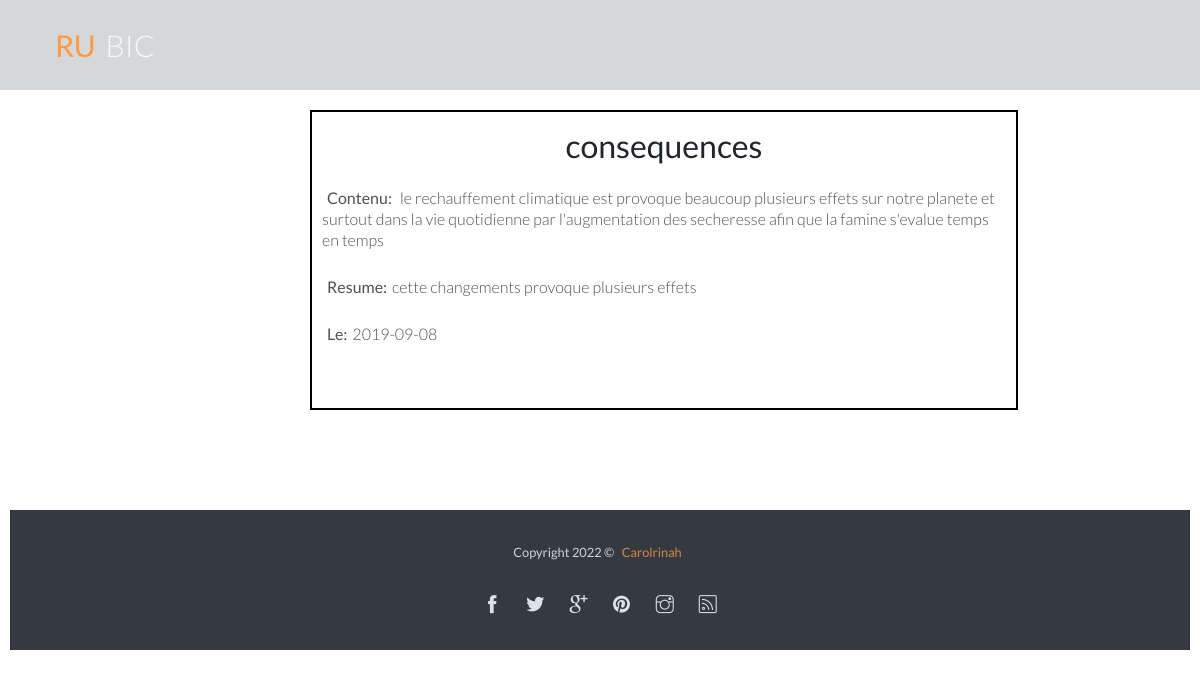
/detail.php?idContenu=3, run on the app's committed database.
### tables this page shows
create table Contenu(
	idContenu int not null AUTO_INCREMENT,
	Contenu varchar(200),
	resume varchar(200),
	dateContenu date,
	titre varchar(200),
	url varchar(100),
	primary key(idContenu)
);

### connexion.php (called while the page is built)
<?php
function connecter(){
	$connection = mysqli_connect("mysql-informer.alwaysdata.net", "informer_base", "bemazavasalohy0809", "informer_basevavao");
	return $connection;
}
?>

### detail.php (the view, shortened to what this page needs)
<?php
  $idContenu=$_GET['idContenu'];
  include "connexion.php";
  $sql='SELECT * from contenu where idContenu='.$idContenu;
  $sql=sprintf($sql);
  $resultat=mysqli_query(connecter(),$sql);
 ?>
<!DOCTYPE html>
<html lang="en">
<head>
    <link rel="stylesheet" href="assets/vendors/themify-icons/css/themify-icons.css">
	<link rel="stylesheet" href="assets/css/rubic.css">
</head>
<body data-spy="scroll" data-target=".navbar" data-offset="40" id="home">
    <nav id="scrollspy" class="navbar page-navbar navbar-dark navbar-expand-md fixed-top" data-spy="affix" data-offset-top="20">
        <div class="container">
            <a class="navbar-brand" href="#"><strong class="text-primary">RU</strong><span class="text-light">BIC</span></a>
        </div>
    </nav>
    <section class="section">
        <div class="container1">
         <?php
    while ($contenu=mysqli_fetch_assoc($resultat)) {?>
      <center>
      <h2><?php echo $contenu['titre']?></h2>
       </center>
      <p><b>Contenu:</b><?php echo $contenu['Contenu'] ?></p>
      <p><b>Resume:</b><?php echo $contenu['resume'] ?></p>
      <p><b>Le:</b><?php echo $contenu['dateContenu']?></p>
      <?php }
  ?>
            </div>
    </section>
    <footer class="footer py-4 bg-dark text-light">
        <div class="container text-center">
            <p class="mb-4 small">Copyright <script>document.write(new Date().getFullYear())</script> &copy; <a href="http://www.devcrud.com">Carolrinah</a></p>
            <div class="social-links">
                <a href="javascript:void(0)" class="link"><i class="ti-facebook"></i></a>
                <a href="javascript:void(0)" class="link"><i class="ti-twitter-alt"></i></a>
                <a href="javascript:void(0)" class="link"><i class="ti-google"></i></a>
                <a href="javascript:void(0)" class="link"><i class="ti-pinterest-alt"></i></a>
                <a href="javascript:void(0)" class="link"><i class="ti-instagram"></i></a>
                <a href="javascript:void(0)" class="link"><i class="ti-rss"></i></a>
            </div>
        </div>
    </footer>
</body>
</html>

### detail.php (style rules this page uses)
* { border:10px; padding:5px; }
.container1 { border: solid 2px black; width:60%; height:300px; margin-left:300px; }

### data on the page
contenu: titre "consequences", Contenu "le rechauffement climatique est provoque beaucoup plusieurs effets sur notre planete et surtout dans la vie quotidienne par l'augmentation des secheresse afin que la famine s'evalue temps en temps", resume "cette changements provoque plusieurs effets", dateContenu "2019-09-08"
